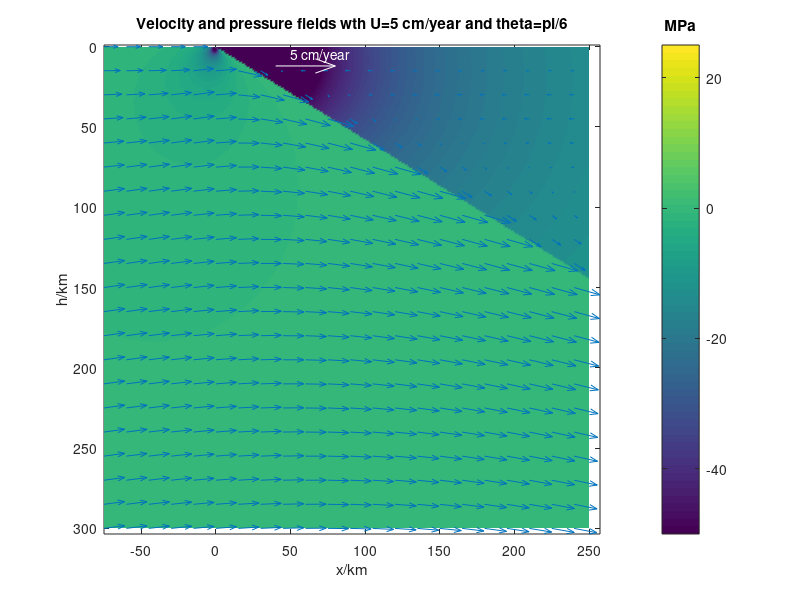
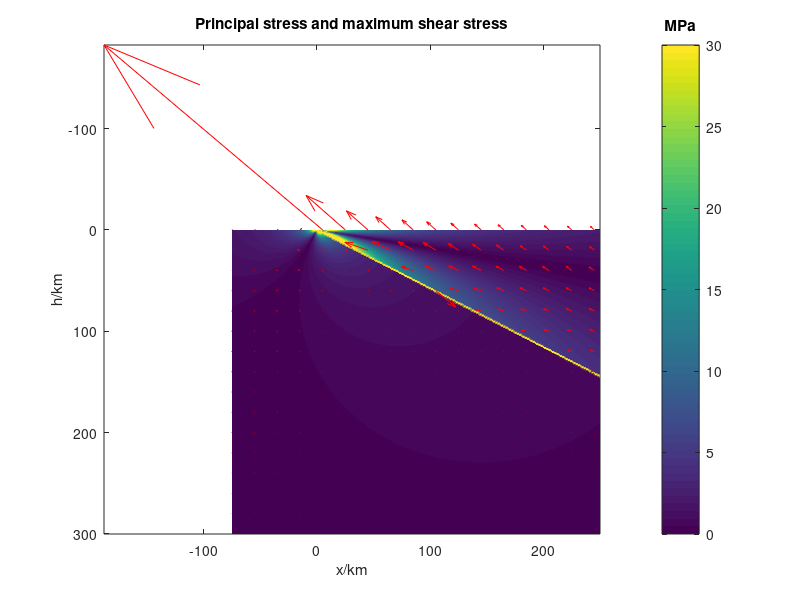

These figures' MATLAB source, in order: (Note: this script raises an error after producing the figures.)
% copyright
% Author: Jintao Li
% Date: 2020-11-15

clear;clc;close all;

U = 0.05 / ((356*24+6)*60*60); % m/s
mu = 1e14 ; % Mpa/s
% mu = 1e20; % pa/s

%% calculate consistant A,B,C,D
% A1,B1,C1,D1 of upper plate
c = [1 0 0 0; ...
    0 1 1 0; ...
    0 0 0.25 -(pi/6 + sqrt(3)/4); ...
    0 0 (pi/6 - sqrt(3)/4), -0.25] \ ...
    [0;0;sqrt(3) * U /2; 0.5*U];
A1 = c(1); B1 = c(2); C1 = c(3); D1 = c(4);

% A2,B2,C2,D2 of down plate
c = [1,0,pi,0; ...
    0,1,1,pi; ...
    0,0,0.25,-(sqrt(3)/4 - 5*pi/6); ...
    0,0,-(sqrt(3)/4 + 5*pi/6),-0.25] \ ...
    [0;-U;sqrt(3) * U /2; 0.5*U];
A2 = c(1); B2 = c(2); C2 = c(3); D2 = c(4);

%% calculate u, v, P
% TODO: range
x = -75:1:250;
y = 0:1:300;
[X, Y] = meshgrid(x, y);
X = X*1000;
Y = Y*1000;
[n1,n2] = size(X);
% TODO: be consistent with range
actan_yx = atan(Y./X)+[ones(n1,75)*pi, zeros(n1, n2-75)];

u_upper = -B1 - D1 .* actan_yx + ...
    (C1 .* X + D1 .* Y) .* (-X) ./ (X.^2 + Y.^2);
v_upper = A1 + C1 .* actan_yx + ...
    (C1 .* X + D1 .* Y) .* (-Y) ./ (X.^2 + Y.^2);
P_upper = -2.*mu.*((C1 .* X + D1 .* Y)) ./ (X.^2 + Y.^2);

u_down = -B2 - D2 .* actan_yx + ...
    (C2 .* X + D2 .* Y) .* (-X) ./ (X.^2 + Y.^2);
v_down = A2 + C2 .* actan_yx + ...
    (C2 .* X + D2 .* Y) .* (-Y) ./ (X.^2 + Y.^2);
P_down = -2.*mu.*((C2 .* X + D2 .* Y)) ./ (X.^2 + Y.^2);

u = u_down; 
v = v_down; 
P = P_down; 

for i = 1:1:n1
    for j = 76:1:n2
        if (sqrt(3) * Y(i, j)) < X(i, j)
            u(i, j) = u_upper(i, j);
            v(i, j) = v_upper(i, j);
            P(i, j) = P_upper(i, j);
        end
    end
end

% there is NaN number at point (0,0), i.e. u(76, 1) and so on.
% and replace it with 0

P(isnan(P))=0;
u(isnan(u))=0;
v(isnan(v))=0;

%% calculate tau
% calculate du/dx, du/dy, dv/dx, dv/y
[u_x, u_y] = gradient(u, 1000, 1000);
[v_x, v_y] = gradient(v, 1000, 1000);
[P_x, P_y] = gradient(P, 1000, 1000);

tau_xx = 2 * mu .* u_x;
tau_yy = 2 * mu .* v_y;
tau_xy = mu .* (u_y + v_x);

sigma_xx = P - tau_xx;
sigma_yy = P - tau_yy;
sigma_xy = tau_xy;

% calculate the angles and sigma1 sigma2 tau_max
alpha1 = 0.5 .* atan(2*sigma_xy ./ (sigma_xx - sigma_yy));
alpha2 = alpha1 + pi/2;
sigma1 = 0.5 .* (sigma_xx + sigma_yy) + ...
    ((0.5 .* (sigma_xx - sigma_yy)) .^2 + sigma_xy .^2).^0.5;
sigma2 = 0.5 .* (sigma_xx + sigma_yy) - ...
    ((0.5 .* (sigma_xx - sigma_yy)) .^2 + sigma_xy .^2).^0.5;

tau_max = 0.5 * abs(sigma1 - sigma2);


%% plot 
% 
figure(1)

pcolor(X/1000, Y/1000, P);
shading interp; % plot color by interpolation
set(gca,'YDir','reverse'); % reverse Y coordinate
cb=colorbar;
set(gca,'CLim',[-50,25]);
set(get(cb,'Title'),'string','MPa');
xlabel("x/km")
ylabel("h/km")
title("Velocity and pressure fields wth U=5 cm/year and theta=\pi/6")
hold on;

dx=-75:15:250;
dy=0:15:300;
[Dx,Dy]=meshgrid(dx,dy);
u_p=u(1:15:end,1:15:end);
v_p=v(1:15:end,1:15:end);
quiver(Dx,Dy,u_p,v_p); 
hold on;
quiver(40,12,5*8,0*8,'autoscale','off','color','w');
text(50,5,'5 cm/year','color','w')
hold off; 

% 
figure(2)
% tau
pcolor(X/1000, Y/1000, tau_max);
shading interp; % plot color by interpolation
set(gca,'YDir','reverse'); % reverse Y coordinate
cb=colorbar;
set(gca,'CLim',[0,30]);
set(get(cb,'Title'),'string','MPa');
xlabel("x/km")
ylabel("h/km")
title("Principal stress and maximum shear stress")
hold on;

% sigma1 and sigma2
scale = 100;
dx=-75:20:250;
dy=0:20:300;
[Dx,Dy]=meshgrid(dx,dy);

% sigma1_x sigma1_y sigma2_x sigma2_y
% Use the four arrows to represent the cross
sigma1_x = sigma1 .* cos(alpha1);
sigma1_y = sigma1 .* sin(alpha1);

sigma2_x = sigma2 .* cos(alpha2);
sigma2_y = sigma2 .* sin(alpha2);


sigma1_x_p=sigma1_x(1:20:end,1:20:end);
sigma1_y_p=sigma1_y(1:20:end,1:20:end);
q = quiver(Dx,Dy,sigma1_x_p,sigma1_y_p, 10, 'r');
q.ShowArrowHead = 'off';
hold on;

sigma1_x_p=-sigma1_x(1:20:end,1:20:end);
sigma1_y_p=-sigma1_y(1:20:end,1:20:end);
q = quiver(Dx,Dy,sigma1_x_p,sigma1_y_p, 10, 'r');
q.ShowArrowHead = 'off';
hold on;

sigma2_x_p=sigma2_x(1:20:end,1:20:end);
sigma2_y_p=sigma2_y(1:20:end,1:20:end);
q = quiver(Dx,Dy,sigma2_x_p,sigma2_y_p, 8, 'r'); 
q.ShowArrowHead = 'off';
hold on;

sigma2_x_p=-sigma2_x(1:20:end,1:20:end);
sigma2_y_p=-sigma2_y(1:20:end,1:20:end);
q = quiver(Dx,Dy,sigma2_x_p,sigma2_y_p, 8, 'r'); 
q.ShowArrowHead = 'off';
hold on;

q = quiver(200,250,sigma1(145,60)*5,0, 8, 'w');
text(175,260,'3 Mpa','color','w')
q.ShowArrowHead = 'off';
hold off; 


















